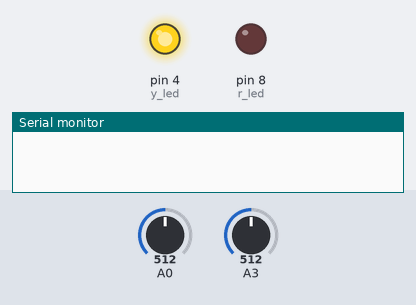
A sketch run on a simulated Arduino Uno, built with avr-gcc and run on an emulated ATmega328P. Parts: output pins drawn as LEDs (lit = HIGH), the last lines printed to the serial monitor. The test bench sets the inputs (shaded band); at power-on: A0 = 512, A3 = 512.

Above: at 0.1 s.
At 10.1 s:
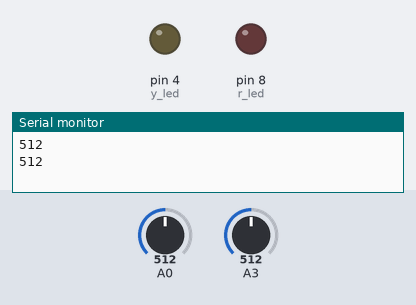
Timing chart, 0 to 11.6 s (numbered marks = the images above):
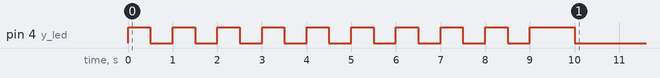

Measured:
- by itself, pin 4 (y_led): goes 9 × (HIGH 0.50 s, LOW 0.50 s), HIGH 1.0 s, then LOW

The sketch:

LL.ino
```cpp
unsigned long secs;

const int r_led = 8;
const int y_led = 4;

bool blinker = true;

unsigned long current;

bool set = true;
long int i = 0;
int cal_time = 10 * 1000;
long int average_mic = 0;
long int average_photo = 0;

int curr_mic;

int peaks;
unsigned long first_peak;

const int diviation_mic = 7;
const int diviation_photo = 100;

const int speed_of_sound = 343;

void setup() {
  Serial.begin(9600);
  pinMode(r_led, OUTPUT);
  pinMode(y_led, OUTPUT);
}

void loop() {

  // calibration
  while (set == true) {
    secs = millis();
    i += 1;
    average_mic += analogRead(A3);
    average_photo += analogRead(A0);

    if (secs % 500 == 0 and secs != cal_time - 500) {
      if (blinker == true) {
        digitalWrite(y_led, HIGH);
        blinker = false;
        delay(1);
      }
      else {
        digitalWrite(y_led, LOW);
        blinker = true;
        delay(1);
      }
    }
    while (cal_time - 600 <= secs and secs < cal_time) {
      secs = millis();
      digitalWrite(y_led, HIGH);
    }

    if (secs == cal_time) {
      average_mic = average_mic / i;
      average_photo = average_photo / i;

      digitalWrite(y_led, LOW);

      Serial.println(average_mic);
      Serial.println(average_photo);
      Serial.println("");

      set = false;
      break;
    }
  }

  // main code

  //  Serial.print(analogRead(A0));
  //  Serial.print(",");
  //  Serial.println(analogRead(A3));

  if (analogRead(A0) >= average_photo + diviation_photo) {
    digitalWrite(r_led, HIGH);
    Serial.println("LIGHT");
    secs = millis();
    current = secs;
    peaks = 0;
    first_peak = 0;

    while (secs - current < 10000) {
      secs = millis();
      curr_mic = analogRead(A3);

      //       Serial.print(analogRead(A0));
      //       Serial.print(",");
      //       Serial.println(curr_mic);

      if (average_mic - diviation_mic >= curr_mic or curr_mic >= average_mic + diviation_mic) {
        peaks++;
        Serial.println(curr_mic);

        if (peaks > 50 and secs - first_peak < 300) {
          Serial.println("THUNDER");
          Serial.println(secs - current);
          Serial.print("The lightning is in a radius of ");
          Serial.print(speed_of_sound * (secs - current) / 1000);
          Serial.println("m");
          break;
        }

        else if (peaks == 1) {
          first_peak = secs;
        }
      }
    }
  }
  digitalWrite(r_led, LOW);
}
```
